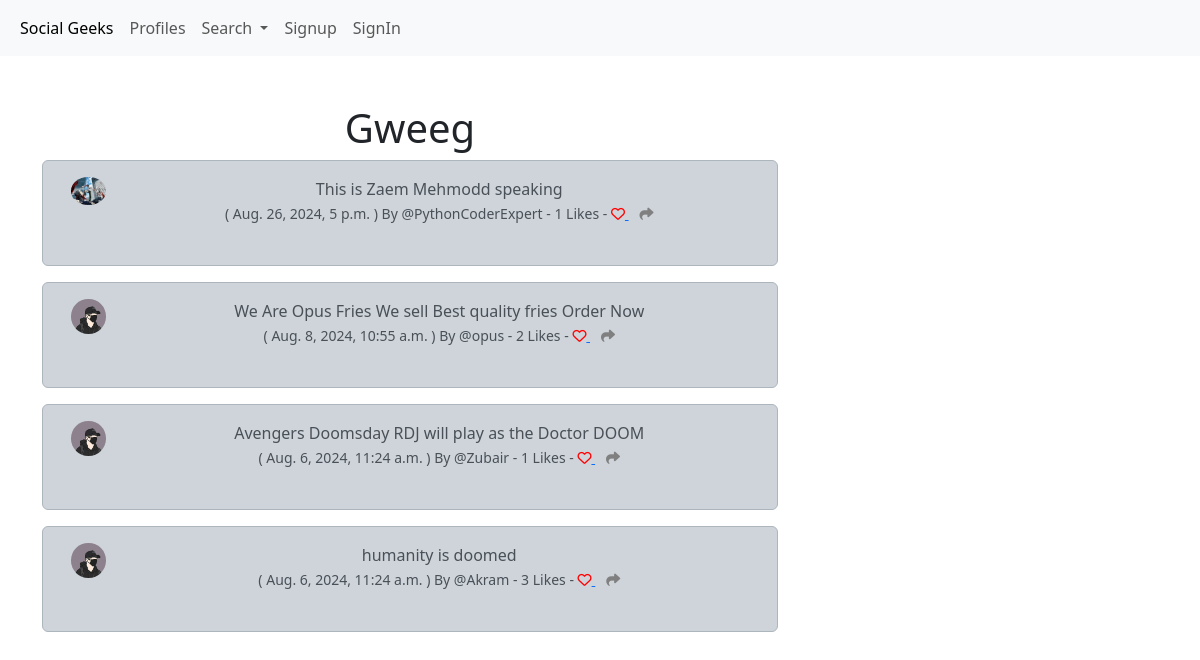
The page / on the database its author committed.
### SocialGeek/models.py (models this page shows, shortened)
class Gweek (models.Model)  :
    user     =    models.ForeignKey(User , related_name="gweeks" ,on_delete= models.DO_NOTHING)
    body     =    models.CharField(max_length= 500 )
    created_at=   models.DateTimeField(auto_now_add=True )
    likes  =              models.ManyToManyField(User, blank= True , related_name="gweek_like")
    def number_of_like (self) :
        return self.likes.count()

class Profile (models.Model)  :
    user =          models.OneToOneField(User , on_delete= models.CASCADE)
    follow =        models.ManyToManyField(
                                "self" ,
                                related_name="followed_by",     #"A query help to searcg nu later on "
                                symmetrical= False ,            #"if i  follow someone not necessart they follow me too"
                                blank= True ,                   # it is not neccsary that i have to follow any body
                                           )
    date_modified  =  models.DateTimeField(  auto_now= True)
    profile_image =  models.ImageField( null= True , blank= True , upload_to = "images/" )
    profile_bio=          models.CharField(max_length= 500  , null= True , blank= True)
    home_page_link     =  models.CharField(max_length= 100  , null= True , blank= True)
    facebook_link     =   models.CharField(max_length= 100  , null= True , blank= True)
    instagram_link    =   models.CharField(max_length= 100 , null= True , blank= True)
    linkedin_link    =    models.CharField(max_length= 100 , null= True , blank= True)

### SocialGeek/views.py (the view)
# urls.py: path('',                          views.home_page ,            name="home_page"),
def home_page (request )  :
     if request.user.is_authenticated :
          form    =  Gweek_Form(request.POST or None )
          if request.method == "POST" :
               if form.is_valid() :
                    gweek  = form.save(commit= False)
                    gweek.user  =  request.user
                    gweek.save()
                    messages.success(request , ("You Gweek Has Been Posted ! "))
                    return redirect ('home_page')
          gweeks  =  Gweek.objects.all().order_by("-created_at")
          return render(request , "home_page.html",  {'gweeks': gweeks, 'form': form})
     else :
          gweeks  =  Gweek.objects.all().order_by("-created_at")
          return render(request , "home_page.html",  {'gweeks': gweeks})

### SocialGeek/templates/home_page.html (shortened to what this page needs)
{% extends "base.html" %}
{% load static %}
{% block content %}
<div class="container text-center">
    <div  class="row">
        <div class="col-8">
            <h1>Gweeg</h1>
            {% for gweek in  gweeks %}
                <div class="alert alert-dark" role="alert">
                    <div class="container">
                        <div  class="row">
                            <div class="col-1">
                                {% if  gweek.user.profile.profile_image %}
                                <img src="{{gweek.user.profile.profile_image.url}}" width ="200" height="200" class="img-fluid rounded-circle" alt="{{gweek.user.profile.profile_image.url}}">
                                {% else %}
                                    <img src= "{% static "images/default_pic.jpg" %}" class="img-fluid rounded-circle" width ="200" height="200" alt="Profile Image">
                                {% endif %}
                            </div>
                            <div class="col-11">
                                {{gweek.body}}  </br>
                                <small class ="text-mutated">
                                    ( {{gweek.created_at}} )  By @{{gweek.user.username}}
                                    - {{gweek.number_of_like}} Likes -
                                    {% if  user in gweek.likes.all %}
                                        <a href="{% url "gweek_like" gweek.id %}">
                                            <i  class="fa fa-heart" style="color:red"></i>
                                        </a>
                                    {% else %}
                                        <a href="{% url "gweek_like" gweek.id %}">
                                            <i  class="fa fa-heart-o" style="color:red"></i>
                                         </a>
                                    {% endif %}
                                    <a href="{% url "show_gweek" gweek.id %}" >
                                        <i  class="fa fa-share" style="color:gray"></i>
                                    </a>
                                </small>
                                <br><br>
                            </div>
                        </div>
                    </div>
                </div>
            {% endfor %}
        </div>
        <div class="col-4">
    </div>
</div>
{% endblock content %}

### rows shown on the page
Gweek: user.profile.profile_image (picture), body "This is Zaem Mehmodd speaking", created_at "Aug. 26, 2024, 5 p.m.", user.username "PythonCoderExpert", number_of_like "1"
Gweek: body "We Are Opus Fries We sell Best quality fries Order Now", created_at "Aug. 8, 2024, 10:55 a.m.", user.username "opus", number_of_like "2"
Gweek: body "Avengers Doomsday RDJ will play as the Doctor DOOM", created_at "Aug. 6, 2024, 11:24 a.m.", user.username "Zubair", number_of_like "1"
Gweek: body "humanity is doomed", created_at "Aug. 6, 2024, 11:24 a.m.", user.username "Akram", number_of_like "3"
